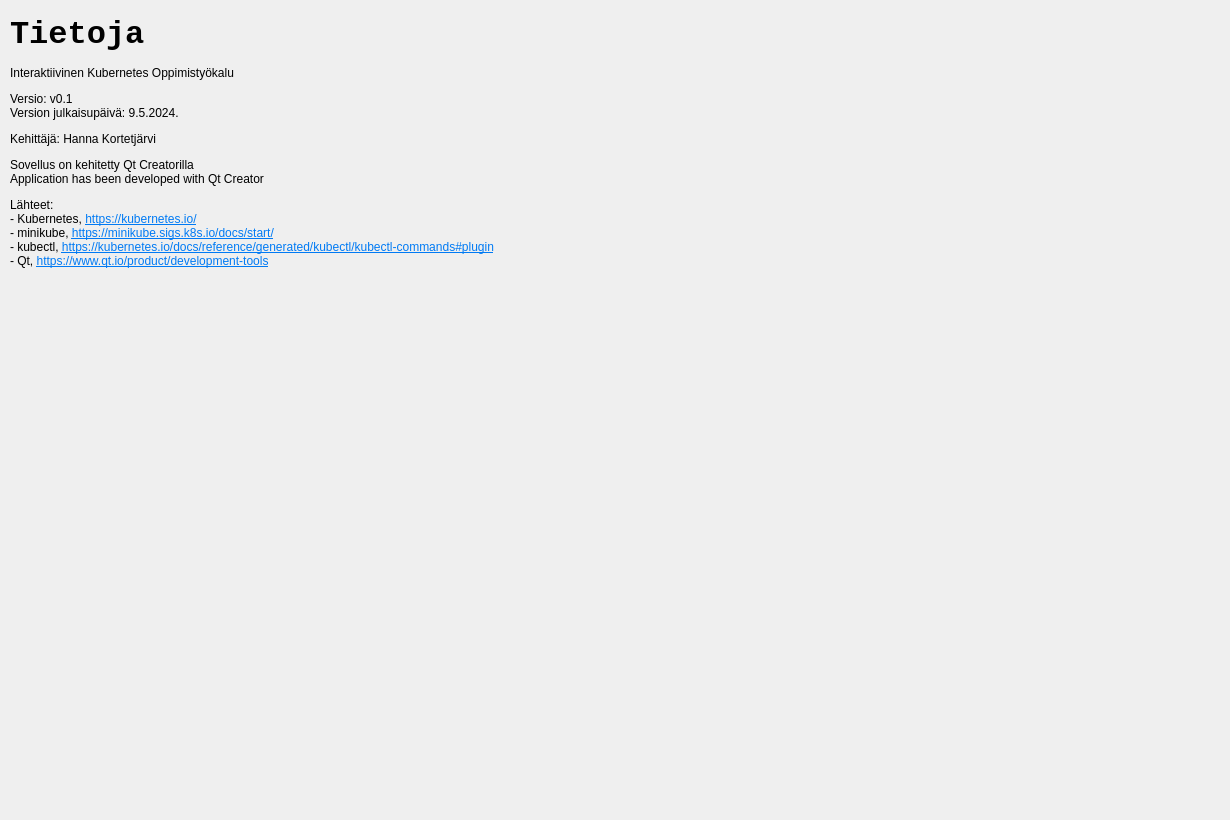
     <widget class="QWidget" name="infoPage">
      <widget class="QWidget" name="verticalLayoutWidget_3">
       <property name="geometry">
        <rect>
         <x>10</x>
         <y>10</y>
         <width>1211</width>
         <height>801</height>
        </rect>
       </property>
       <layout class="QVBoxLayout" name="verticalLayout_9">
        <item>
         <widget class="QLabel" name="title_3">
          <property name="maximumSize">
           <size>
            <width>16777215</width>
            <height>50</height>
           </size>
          </property>
          <property name="font">
           <font>
            <family>Consolas</family>
            <pointsize>11</pointsize>
            <italic>false</italic>
            <bold>false</bold>
           </font>
          </property>
          <property name="text">
           <string>&lt;html&gt;&lt;head/&gt;&lt;body&gt;&lt;p&gt;&lt;span style=&quot; font-size:24pt; font-weight:700;&quot;&gt;Tietoja&lt;/span&gt;&lt;/p&gt;&lt;/body&gt;&lt;/html&gt;</string>
          </property>
         </widget>
        </item>
        <item>
         <widget class="QLabel" name="desc_3">
          <property name="text">
           <string>&lt;html&gt;&lt;head/&gt;&lt;body&gt;&lt;p&gt;Interaktiivinen Kubernetes Oppimistyökalu &lt;/p&gt;&lt;p&gt;Versio: v0.1&lt;br/&gt;Version julkaisupäivä: 9.5.2024.&lt;/p&gt;&lt;p&gt;Kehittäjä: Hanna Kortetjärvi&lt;/p&gt;&lt;p&gt;Sovellus on kehitetty Qt Creatorilla&lt;br/&gt;Application has been developed with Qt Creator&lt;/p&gt;&lt;p&gt;Lähteet: &lt;br/&gt;- Kubernetes, &lt;a href=&quot;https://kubernetes.io/&quot;&gt;&lt;span style=&quot; text-decoration: underline; color:#007af4;&quot;&gt;https://kubernetes.io/&lt;/span&gt;&lt;/a&gt;&lt;br/&gt;- minikube, &lt;a href=&quot;https://minikube.sigs.k8s.io/docs/start/&quot;&gt;&lt;span style=&quot; text-decoration: underline; color:#007af4;&quot;&gt;https://minikube.sigs.k8s.io/docs/start/&lt;/span&gt;&lt;/a&gt;&lt;br/&gt;- kubectl, &lt;a href=&quot;https://kubernetes.io/docs/reference/generated/kubectl/kubectl-commands#plugin&quot;&gt;&lt;span style=&quot; text-decoration: underline; color:#007af4;&quot;&gt;https://kubernetes.io/docs/reference/generated/kubectl/kubectl-commands#plugin&lt;/span&gt;&lt;/a&gt;&lt;br/&gt;- Qt, &lt;a href=&quot;https://www.qt.io/product/development-tools&quot;&gt;&lt;span style=&quot; text-decoration: underline; color:#007af4;&quot;&gt;https://www.qt.io/product/development-tools&lt;/span&gt;&lt;/a&gt;&lt;br/&gt;&lt;/p&gt;&lt;p&gt;&lt;br/&gt;&lt;/p&gt;&lt;/body&gt;&lt;/html&gt;</string>
          </property>
          <property name="scaledContents">
           <bool>false</bool>
          </property>
          <property name="alignment">
           <set>Qt::AlignLeading|Qt::AlignLeft|Qt::AlignTop</set>
          </property>
         </widget>
        </item>
       </layout>
      </widget>
     </widget>
